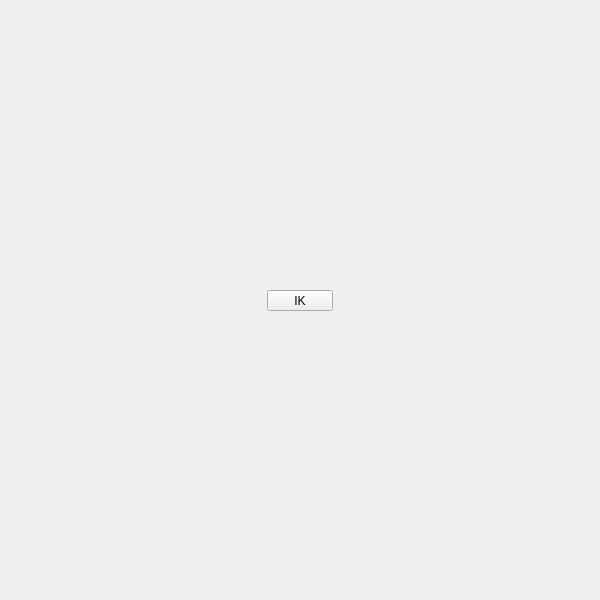
<?xml version="1.0" encoding="UTF-8"?>
<ui version="4.0">
 <class>QtUi</class>
 <widget class="QMainWindow" name="QtUi">
  <property name="geometry"><rect><x>0</x><y>0</y><width>600</width><height>600</height></rect></property>
  <property name="sizePolicy"><sizepolicy hsizetype="Ignored" vsizetype="Ignored"><horstretch>0</horstretch><verstretch>0</verstretch></sizepolicy></property>
  <property name="minimumSize"><size><width>0</width><height>0</height></size></property>
  <property name="maximumSize"><size><width>600</width><height>600</height></size></property>
  <property name="toolButtonStyle"><enum>Qt::ToolButtonIconOnly</enum></property>
  <property name="tabShape"><enum>QTabWidget::Triangular</enum></property>
  <property name="dockNestingEnabled"><bool>true</bool></property>
  <property name="dockOptions"><set>QMainWindow::AllowNestedDocks|QMainWindow::AllowTabbedDocks|QMainWindow::AnimatedDocks|QMainWindow::ForceTabbedDocks</set></property>
  <widget class="QWidget" name="widget">
   <property name="sizePolicy"><sizepolicy hsizetype="Ignored" vsizetype="Ignored"><horstretch>0</horstretch><verstretch>0</verstretch></sizepolicy></property>
   <widget class="MenuButton" name="b021">
    <property name="geometry">
     <rect><x>267</x><y>290</y><width>66</width><height>21</height></rect>
    </property>
    <property name="minimumSize"><size><width>0</width><height>21</height></size></property>
    <property name="maximumSize"><size><width>999</width><height>21</height></size></property>
    <property name="target"><string>ik</string></property>
    <property name="text"><string>IK</string></property>
   </widget>
  </widget>
 </widget>
 <customwidgets>
  <customwidget><class>MenuButton</class><extends>QPushButton</extends><header>widgets.menubutton.h</header></customwidget>
 </customwidgets>
 <resources/>
 <connections/>
</ui>
